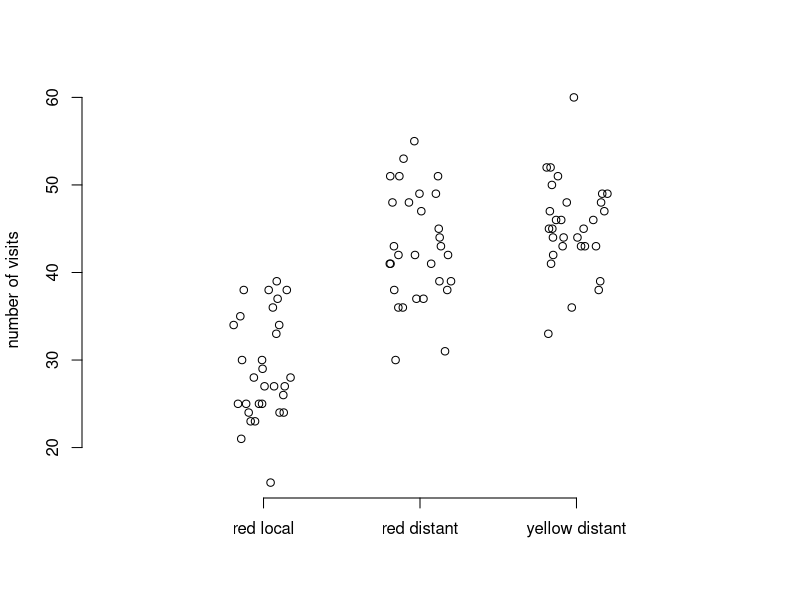

This figure's R source:
## ---- chunk 1
#| label: load-packages
#| include: false
library(tidyverse)
palette <- c( "#FF5300", "#9ED80B", "#172869", "#43B629", "#8F92A1", "#1BB6AF")
library(emmeans)
library(car)
## ---- chunk 2

n.1 <- 30
n.2 <- 30
n.3 <- 30
mean.1 <- 29
mean.2 <- 42
mean.3 <- 46
sd.1 <- 6

set.seed(5)

#sample visits based on parameters above (the round function gives us integers)
group1 <- round(
  rnorm(n=n.1, mean=mean.1, sd=sd.1))
group2 <- round(
  rnorm(n=n.2, mean=mean.2, sd=sd.1))
group3 <- round(
  rnorm(n=n.3, mean=mean.3, sd=sd.1))

## but data together in a dataframe
simData <- data.frame(visits = c(group1, group2, group3), 
		    flowertype=c(rep('redlocal', n.1), rep('reddistant', n.2),rep('yellowdistant',n.3)))

#look at it
plot(jitter(rep(c(0, .5,1), c(n.1, n.2,n.3))), simData$visits, bty="n", xlim=c(-.5,1.5),
     xlab = "", ylab = "number of visits", xaxt="n")
axis(1, at=c(0,.5,1), lab = c('red local','red distant','yellow distant'))
